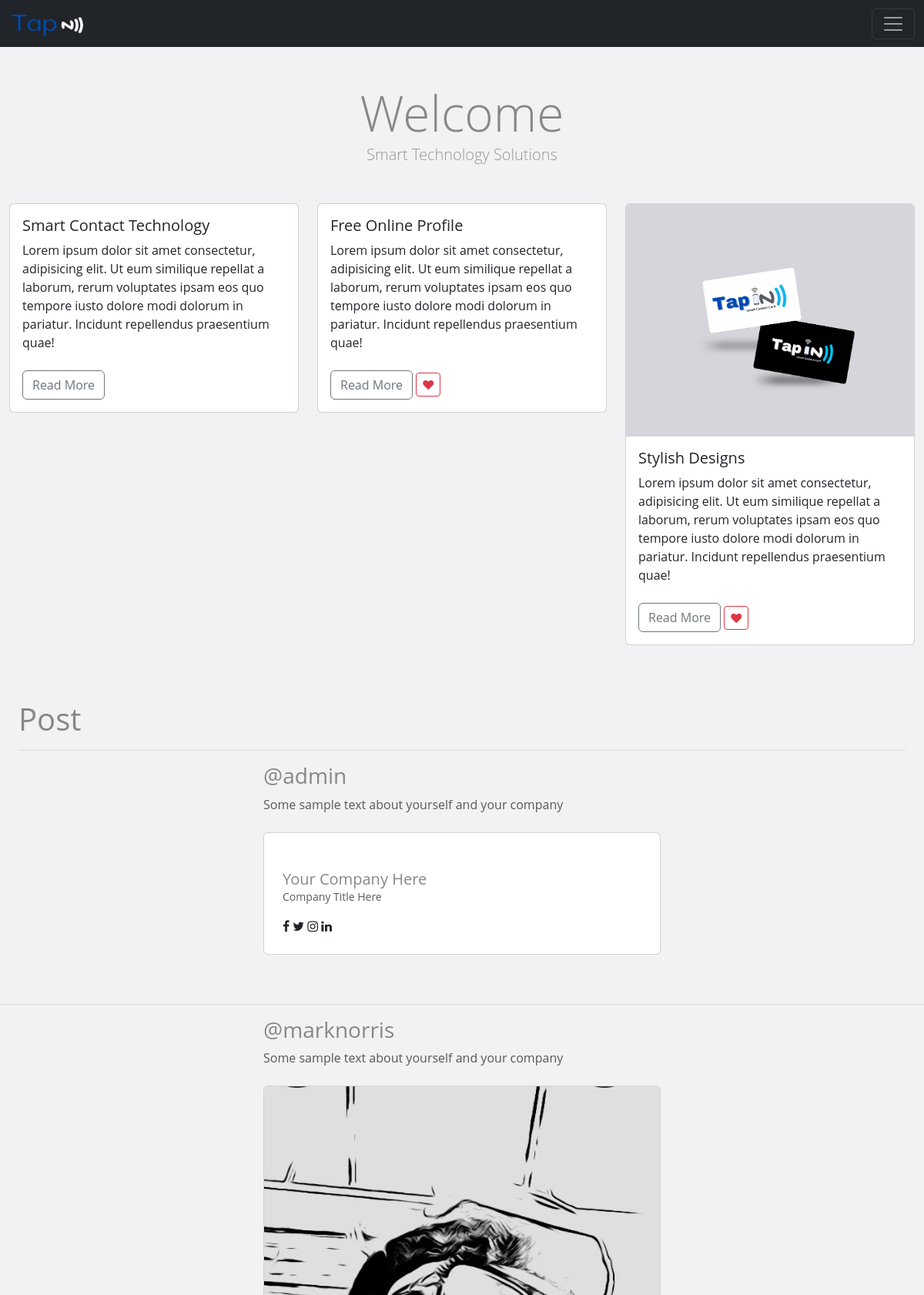
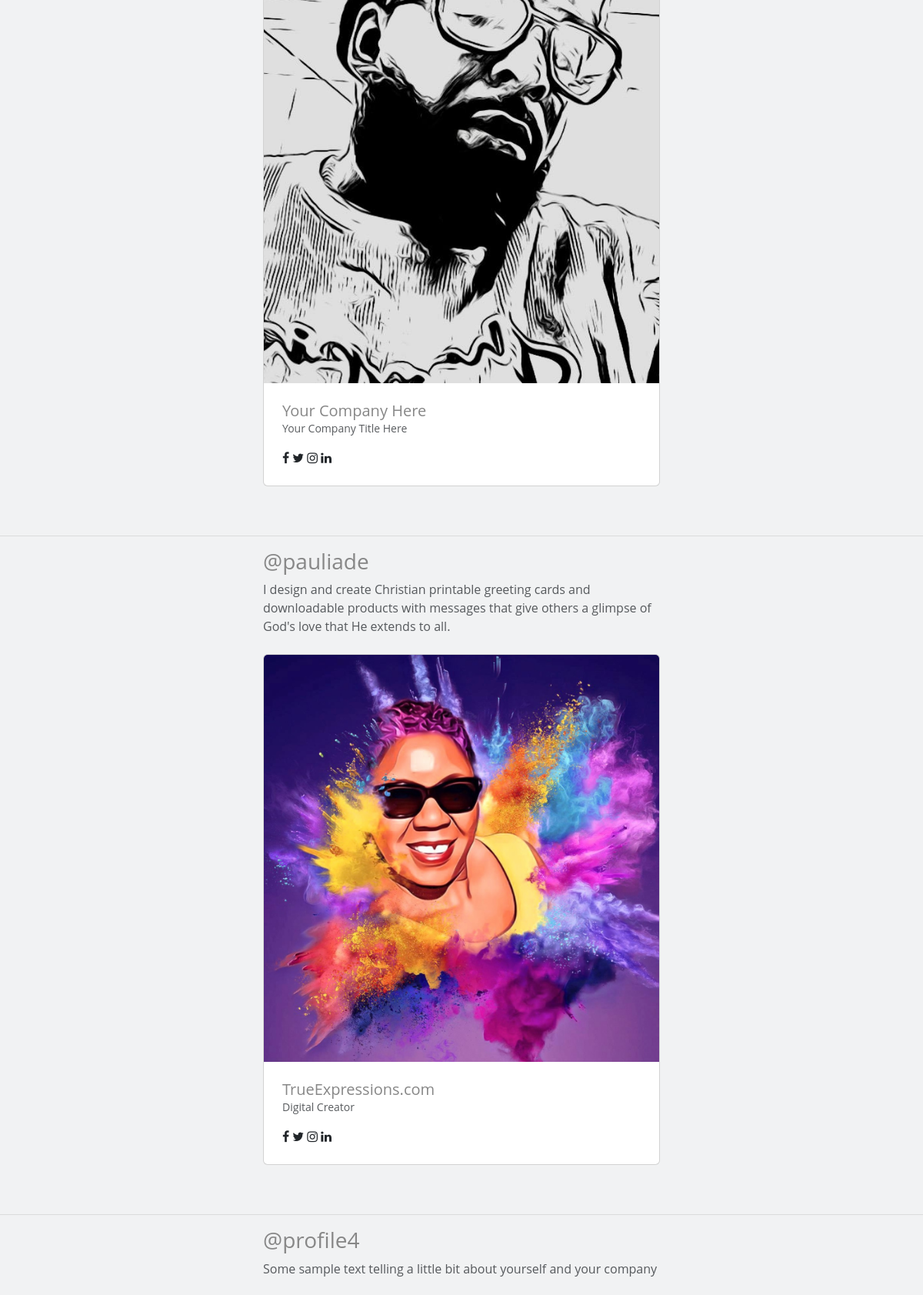
The page / (upper part) on the database its author committed (2 pictures, top to bottom).
### members/models.py (models this page shows, shortened)
class Post(models.Model):
    user = models.OneToOneField(User, on_delete=models.CASCADE)
    username = models.CharField(max_length=50, blank=True, default='@')
    full_name = models.CharField(max_length=100, blank=False)
    profile_picture = models.ImageField( upload_to='images/profile',null=False ,blank=False, default='media/images/profile/defaultBizman_5lfB6OA.jpg')
    business = models.CharField(max_length=100, blank=False)
    phone_number = models.CharField(max_length=20, blank=True)
    email_address = models.EmailField(max_length=100, blank=True)
    website = models.URLField(blank=True)
    job_title = models.CharField(max_length=100, blank=True)
    about = models.CharField(max_length=300, blank=True)
    background_banner = models.ImageField( upload_to='images/profile',null=False, blank=False, default='media/images/profile/TapNCard_Default_Profile_Banner_zZkKI0A.png')
    facebook = models.URLField(blank=False, default="http://www.facebook.com/username")
    instagram = models.URLField(blank=True, default="http://www.instagram.com/username")
    tiktok = models.URLField(blank=True, default="http://www.tiktok.com/username")
    twitter = models.URLField(blank=True, default="http://www.twitter.com/username")
    linkedin = models.URLField(blank=True, default="http://www.linkedin.com/username")
    paypal = models.URLField(blank=True, default="http://www.paypal.com/username")
    cashapp = models.URLField(blank=True, default="http://www.cashapp.com/username")
    snap = models.URLField(blank=True, default="http://www.snapchat.com/username")
    discord = models.URLField(blank=True, default="http://www.discord.com/username")
    twitch = models.URLField(blank=True, default="http://www.twitch.com/username")
    spotify = models.URLField(blank=True, default="http://www.spotify.com/username")
    apple_music = models.URLField(blank=True, default="http://www.applemusic.com/username")
    sound_cloud = models.URLField(blank=True, default="http://www.soundcloud.com/username")

### main/views.py (the view)
# urls.py: path('', HomeView.as_view(), name='home'),
class HomeView(ListView):
    model = Post
    template_name = 'main/home.html'
    context_object_name = 'posts'
    def get_context_data(self, **kwargs):
        context = super().get_context_data(**kwargs)
        post = Post.objects.first()  # Replace this with your actual logic
        context['post'] = post
        return context

### main/templates/main/home.html (shortened to what this page needs)
{% extends 'base.html'  %}
{% load static %}
{% block content %}
<section id="header" class="jumbotron text-center">
    <br><br>
    <h3 class="display-3">Welcome</h3>
    <p class="lead">Smart Technology Solutions</p>
</section>
<br><br>
<section id="gallery">
 <div class="container">
   <div class="row">
   <div class="col-lg-4 mb-4">
   <div class="card">
     <div class="card-body">
       <h5 class="card-title">Smart Contact Technology</h5>
       <p class="card-text">Lorem ipsum dolor sit amet consectetur, adipisicing elit. Ut eum similique repellat a laborum, rerum voluptates ipsam eos quo tempore iusto dolore modi dolorum in pariatur. Incidunt repellendus praesentium quae!</p>
      <br>
       <a href="" class="btn btn-outline-secondary">Read More</a>
     </div>
    </div>
   </div>
 <div class="col-lg-4 mb-4">
 <div class="card">
     <div class="card-body">
       <h5 class="card-title">Free Online Profile</h5>
       <p class="card-text">Lorem ipsum dolor sit amet consectetur, adipisicing elit. Ut eum similique repellat a laborum, rerum voluptates ipsam eos quo tempore iusto dolore modi dolorum in pariatur. Incidunt repellendus praesentium quae!</p>
       <br>
       <a href="" class="btn btn-outline-secondary">Read More</a>
       <a href="" class="btn btn-outline-danger btn-sm"><i class="fa fa-heart"></i></a>
     </div>
     </div>
   </div>
   <div class="col-lg-4 mb-4">
   <div class="card">
     <img src="{% static 'main/images/TapN Double Card.png'%} " alt="" class="card-img-top">
     <div class="card-body">
       <h5 class="card-title">Stylish Designs</h5>
       <p class="card-text">Lorem ipsum dolor sit amet consectetur, adipisicing elit. Ut eum similique repellat a laborum, rerum voluptates ipsam eos quo tempore iusto dolore modi dolorum in pariatur. Incidunt repellendus praesentium quae!</p>
       <br>
       <a href="" class="btn btn-outline-secondary">Read More</a>
       <a href="" class="btn btn-outline-danger btn-sm"><i class="fa fa-heart"></i></a>
     </div>
    </div>
   </div>
 </div>
 <br><br>
  <div class="container-fluid">
  <h1>Post</h1>
  <hr/>
  {% for post in posts %}
        <div class="container-sm" style="max-width: 540px; max-height: 100%vh;">
          <a href="{% url 'profile' post.pk %}" style="text-decoration: none;"><h3 class="font-weight-bold mb-2">{{post.username}}</h3></a>
        <p class="font-italic text-muted mb-4">{{ post.about }}</p>
        <div class="card "><a href="{% url 'profile' post.pk %}"><img src="{{ post.profile_picture.url }}" alt="" class="w-100 card-img-top"></a>
          <div class="p-4">
            <h5 class="mb-0">{{post.business}}</h5>
            <p class="small text-muted">{{post.job_title}}</p>
            <ul class="social mb-0 list-inline mt-3">
              <li class="list-inline-item m-0"><a href="{{ post.facebook }}" class="social-link"><i class="fa fa-facebook-f"></i></a></li>
              <li class="list-inline-item m-0"><a href="{{ post.twitter }}" class="social-link"><i class="fa fa-twitter"></i></a></li>
              <li class="list-inline-item m-0"><a href="{{ post.instagram }}" class="social-link"><i class="fa fa-instagram"></i></a></li>
              <li class="list-inline-item m-0"><a href="{{ post.linkedin }}" class="social-link"><i class="fa fa-linkedin"></i></a></li>
            </ul>
          </div>
        </div>
      </div>
    </div>
  </div>
  <br><br><hr>
    {% endfor %}
  {% endblock  %}

### main/static/main/css/custom.css (style rules this page uses)
body { padding: 0; margin: 0; color: #959595; }
h1, h2, h3, h4, h5, h6 { color: #878787; }

### main/static/main/css/style.css (style rules this page uses)
h1, h2, h3, h4, h5, h6, div, input, p, a { font-family: "Open Sans"; margin: 0px; }
a, a:hover, a:focus { color: inherit; }
body { background-color: #F1F2F3; }
.container-fluid, .container { max-width: 1200px; }

### rows shown on the page
Post: username "@admin", about "Some sample text about yourself and your company", business "Your Company Here", job_title "Company Title Here"
Post: username "@marknorris", about "Some sample text about yourself and your company", profile_picture (picture), business "Your Company Here", job_title "Your Company Title Here"
Post: username "@pauliade", about "I design and create Christian printable greeting cards and downloadable products with messages that give others a glimpse of God's love that He extends to all.", profile_picture (picture), business "TrueExpressions.com", job_title "Digital Creator"
Post: username "@profile4", about "Some sample text telling a little bit about yourself and your company"
